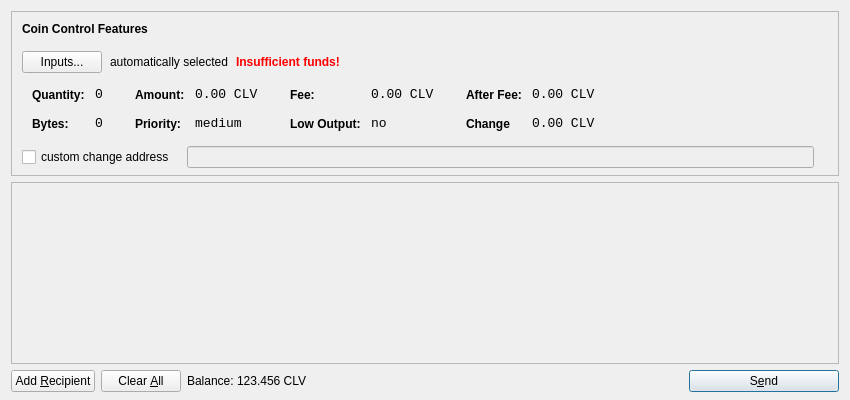
<?xml version="1.0" encoding="UTF-8"?>
<ui version="4.0">
 <class>SendCoinsDialog</class>
 <widget class="QDialog" name="SendCoinsDialog">
  <property name="geometry">
   <rect>
    <x>0</x>
    <y>0</y>
    <width>850</width>
    <height>400</height>
   </rect>
  </property>
  <property name="windowTitle">
   <string>Send Coins</string>
  </property>
  <layout class="QVBoxLayout" name="verticalLayout" stretch="0,1,0">
   <property name="bottomMargin">
    <number>8</number>
   </property>
   <item>
    <widget class="QFrame" name="frameCoinControl">
     <property name="sizePolicy">
      <sizepolicy hsizetype="Expanding" vsizetype="Expanding">
       <horstretch>0</horstretch>
       <verstretch>0</verstretch>
      </sizepolicy>
     </property>
     <property name="maximumSize">
      <size>
       <width>16777215</width>
       <height>16777215</height>
      </size>
     </property>
     <property name="frameShape">
      <enum>QFrame::StyledPanel</enum>
     </property>
     <property name="frameShadow">
      <enum>QFrame::Sunken</enum>
     </property>
     <layout class="QVBoxLayout" name="verticalLayoutCoinControl2">
      <property name="spacing">
       <number>-1</number>
      </property>
      <property name="leftMargin">
       <number>0</number>
      </property>
      <property name="topMargin">
       <number>0</number>
      </property>
      <property name="rightMargin">
       <number>0</number>
      </property>
      <property name="bottomMargin">
       <number>6</number>
      </property>
      <item>
       <layout class="QVBoxLayout" name="verticalLayoutCoinControl" stretch="0,0,0,0,1">
        <property name="spacing">
         <number>0</number>
        </property>
        <property name="leftMargin">
         <number>10</number>
        </property>
        <property name="topMargin">
         <number>10</number>
        </property>
        <item>
         <layout class="QHBoxLayout" name="horizontalLayoutCoinControl1">
          <property name="bottomMargin">
           <number>15</number>
          </property>
          <item>
           <widget class="QLabel" name="labelCoinControlFeatures">
            <property name="sizePolicy">
             <sizepolicy hsizetype="Preferred" vsizetype="Maximum">
              <horstretch>0</horstretch>
              <verstretch>0</verstretch>
             </sizepolicy>
            </property>
            <property name="font">
             <font>
              <weight>75</weight>
              <bold>true</bold>
             </font>
            </property>
            <property name="styleSheet">
             <string notr="true">font-weight:bold;</string>
            </property>
            <property name="text">
             <string>Coin Control Features</string>
            </property>
           </widget>
          </item>
         </layout>
        </item>
        <item>
         <layout class="QHBoxLayout" name="horizontalLayoutCoinControl2" stretch="0,0,0,0">
          <property name="spacing">
           <number>8</number>
          </property>
          <property name="bottomMargin">
           <number>10</number>
          </property>
          <item>
           <widget class="QPushButton" name="pushButtonCoinControl">
            <property name="styleSheet">
             <string notr="true"/>
            </property>
            <property name="text">
             <string>Inputs...</string>
            </property>
           </widget>
          </item>
          <item>
           <widget class="QLabel" name="labelCoinControlAutomaticallySelected">
            <property name="text">
             <string>automatically selected</string>
            </property>
            <property name="margin">
             <number>5</number>
            </property>
           </widget>
          </item>
          <item>
           <widget class="QLabel" name="labelCoinControlInsuffFunds">
            <property name="font">
             <font>
              <weight>75</weight>
              <bold>true</bold>
             </font>
            </property>
            <property name="styleSheet">
             <string notr="true">color:red;font-weight:bold;</string>
            </property>
            <property name="text">
             <string>Insufficient funds!</string>
            </property>
            <property name="margin">
             <number>5</number>
            </property>
           </widget>
          </item>
          <item>
           <spacer name="horizontalSpacerCoinControl">
            <property name="orientation">
             <enum>Qt::Horizontal</enum>
            </property>
            <property name="sizeHint" stdset="0">
             <size>
              <width>40</width>
              <height>1</height>
             </size>
            </property>
           </spacer>
          </item>
         </layout>
        </item>
        <item>
         <widget class="QWidget" name="widgetCoinControl" native="true">
          <property name="sizePolicy">
           <sizepolicy hsizetype="Preferred" vsizetype="Preferred">
            <horstretch>0</horstretch>
            <verstretch>0</verstretch>
           </sizepolicy>
          </property>
          <property name="minimumSize">
           <size>
            <width>0</width>
            <height>0</height>
           </size>
          </property>
          <property name="styleSheet">
           <string notr="true"/>
          </property>
          <layout class="QHBoxLayout" name="horizontalLayoutCoinControl5">
           <property name="margin">
            <number>0</number>
           </property>
           <item>
            <layout class="QHBoxLayout" name="horizontalLayoutCoinControl3" stretch="0,0,0,1">
             <property name="spacing">
              <number>20</number>
             </property>
             <property name="topMargin">
              <number>0</number>
             </property>
             <property name="bottomMargin">
              <number>10</number>
             </property>
             <item>
              <layout class="QFormLayout" name="formLayoutCoinControl1">
               <property name="horizontalSpacing">
                <number>10</number>
               </property>
               <property name="verticalSpacing">
                <number>14</number>
               </property>
               <property name="leftMargin">
                <number>10</number>
               </property>
               <property name="topMargin">
                <number>4</number>
               </property>
               <property name="rightMargin">
                <number>6</number>
               </property>
               <item row="0" column="0">
                <widget class="QLabel" name="labelCoinControlQuantityText">
                 <property name="styleSheet">
                  <string notr="true">font-weight:bold;</string>
                 </property>
                 <property name="text">
                  <string>Quantity:</string>
                 </property>
                 <property name="margin">
                  <number>0</number>
                 </property>
                </widget>
               </item>
               <item row="0" column="1">
                <widget class="QLabel" name="labelCoinControlQuantity">
                 <property name="font">
                  <font>
                   <family>Monospace</family>
                   <pointsize>10</pointsize>
                  </font>
                 </property>
                 <property name="cursor">
                  <cursorShape>IBeamCursor</cursorShape>
                 </property>
                 <property name="contextMenuPolicy">
                  <enum>Qt::ActionsContextMenu</enum>
                 </property>
                 <property name="text">
                  <string>0</string>
                 </property>
                 <property name="margin">
                  <number>0</number>
                 </property>
                 <property name="textInteractionFlags">
                  <set>Qt::LinksAccessibleByMouse|Qt::TextSelectableByKeyboard|Qt::TextSelectableByMouse</set>
                 </property>
                </widget>
               </item>
               <item row="1" column="0">
                <widget class="QLabel" name="labelCoinControlBytesText">
                 <property name="styleSheet">
                  <string notr="true">font-weight:bold;</string>
                 </property>
                 <property name="text">
                  <string>Bytes:</string>
                 </property>
                </widget>
               </item>
               <item row="1" column="1">
                <widget class="QLabel" name="labelCoinControlBytes">
                 <property name="font">
                  <font>
                   <family>Monospace</family>
                   <pointsize>10</pointsize>
                  </font>
                 </property>
                 <property name="cursor">
                  <cursorShape>IBeamCursor</cursorShape>
                 </property>
                 <property name="contextMenuPolicy">
                  <enum>Qt::ActionsContextMenu</enum>
                 </property>
                 <property name="text">
                  <string>0</string>
                 </property>
                 <property name="textInteractionFlags">
                  <set>Qt::LinksAccessibleByMouse|Qt::TextSelectableByKeyboard|Qt::TextSelectableByMouse</set>
                 </property>
                </widget>
               </item>
              </layout>
             </item>
             <item>
              <layout class="QFormLayout" name="formLayoutCoinControl2">
               <property name="horizontalSpacing">
                <number>10</number>
               </property>
               <property name="verticalSpacing">
                <number>14</number>
               </property>
               <property name="leftMargin">
                <number>6</number>
               </property>
               <property name="topMargin">
                <number>4</number>
               </property>
               <property name="rightMargin">
                <number>6</number>
               </property>
               <item row="0" column="0">
                <widget class="QLabel" name="labelCoinControlAmountText">
                 <property name="styleSheet">
                  <string notr="true">font-weight:bold;</string>
                 </property>
                 <property name="text">
                  <string>Amount:</string>
                 </property>
                 <property name="margin">
                  <number>0</number>
                 </property>
                </widget>
               </item>
               <item row="0" column="1">
                <widget class="QLabel" name="labelCoinControlAmount">
                 <property name="font">
                  <font>
                   <family>Monospace</family>
                   <pointsize>10</pointsize>
                  </font>
                 </property>
                 <property name="cursor">
                  <cursorShape>IBeamCursor</cursorShape>
                 </property>
                 <property name="contextMenuPolicy">
                  <enum>Qt::ActionsContextMenu</enum>
                 </property>
                 <property name="text">
                  <string>0.00 CLV</string>
                 </property>
                 <property name="textInteractionFlags">
                  <set>Qt::LinksAccessibleByMouse|Qt::TextSelectableByKeyboard|Qt::TextSelectableByMouse</set>
                 </property>
                </widget>
               </item>
               <item row="1" column="0">
                <widget class="QLabel" name="labelCoinControlPriorityText">
                 <property name="styleSheet">
                  <string notr="true">font-weight:bold;</string>
                 </property>
                 <property name="text">
                  <string>Priority:</string>
                 </property>
                </widget>
               </item>
               <item row="1" column="1">
                <widget class="QLabel" name="labelCoinControlPriority">
                 <property name="font">
                  <font>
                   <family>Monospace</family>
                   <pointsize>10</pointsize>
                  </font>
                 </property>
                 <property name="cursor">
                  <cursorShape>IBeamCursor</cursorShape>
                 </property>
                 <property name="contextMenuPolicy">
                  <enum>Qt::ActionsContextMenu</enum>
                 </property>
                 <property name="text">
                  <string>medium</string>
                 </property>
                 <property name="textInteractionFlags">
                  <set>Qt::LinksAccessibleByMouse|Qt::TextSelectableByKeyboard|Qt::TextSelectableByMouse</set>
                 </property>
                </widget>
               </item>
              </layout>
             </item>
             <item>
              <layout class="QFormLayout" name="formLayoutCoinControl3">
               <property name="horizontalSpacing">
                <number>10</number>
               </property>
               <property name="verticalSpacing">
                <number>14</number>
               </property>
               <property name="leftMargin">
                <number>6</number>
               </property>
               <property name="topMargin">
                <number>4</number>
               </property>
               <property name="rightMargin">
                <number>6</number>
               </property>
               <item row="0" column="0">
                <widget class="QLabel" name="labelCoinControlFeeText">
                 <property name="styleSheet">
                  <string notr="true">font-weight:bold;</string>
                 </property>
                 <property name="text">
                  <string>Fee:</string>
                 </property>
                 <property name="margin">
                  <number>0</number>
                 </property>
                </widget>
               </item>
               <item row="0" column="1">
                <widget class="QLabel" name="labelCoinControlFee">
                 <property name="font">
                  <font>
                   <family>Monospace</family>
                   <pointsize>10</pointsize>
                  </font>
                 </property>
                 <property name="cursor">
                  <cursorShape>IBeamCursor</cursorShape>
                 </property>
                 <property name="contextMenuPolicy">
                  <enum>Qt::ActionsContextMenu</enum>
                 </property>
                 <property name="text">
                  <string>0.00 CLV</string>
                 </property>
                 <property name="textInteractionFlags">
                  <set>Qt::LinksAccessibleByMouse|Qt::TextSelectableByKeyboard|Qt::TextSelectableByMouse</set>
                 </property>
                </widget>
               </item>
               <item row="1" column="0">
                <widget class="QLabel" name="labelCoinControlLowOutputText">
                 <property name="styleSheet">
                  <string notr="true">font-weight:bold;</string>
                 </property>
                 <property name="text">
                  <string>Low Output:</string>
                 </property>
                </widget>
               </item>
               <item row="1" column="1">
                <widget class="QLabel" name="labelCoinControlLowOutput">
                 <property name="font">
                  <font>
                   <family>Monospace</family>
                   <pointsize>10</pointsize>
                  </font>
                 </property>
                 <property name="cursor">
                  <cursorShape>IBeamCursor</cursorShape>
                 </property>
                 <property name="contextMenuPolicy">
                  <enum>Qt::ActionsContextMenu</enum>
                 </property>
                 <property name="text">
                  <string>no</string>
                 </property>
                 <property name="textInteractionFlags">
                  <set>Qt::LinksAccessibleByMouse|Qt::TextSelectableByKeyboard|Qt::TextSelectableByMouse</set>
                 </property>
                </widget>
               </item>
              </layout>
             </item>
             <item>
              <layout class="QFormLayout" name="formLayoutCoinControl4">
               <property name="horizontalSpacing">
                <number>10</number>
               </property>
               <property name="verticalSpacing">
                <number>14</number>
               </property>
               <property name="leftMargin">
                <number>6</number>
               </property>
               <property name="topMargin">
                <number>4</number>
               </property>
               <property name="rightMargin">
                <number>6</number>
               </property>
               <item row="0" column="0">
                <widget class="QLabel" name="labelCoinControlAfterFeeText">
                 <property name="styleSheet">
                  <string notr="true">font-weight:bold;</string>
                 </property>
                 <property name="text">
                  <string>After Fee:</string>
                 </property>
                 <property name="margin">
                  <number>0</number>
                 </property>
                </widget>
               </item>
               <item row="0" column="1">
                <widget class="QLabel" name="labelCoinControlAfterFee">
                 <property name="font">
                  <font>
                   <family>Monospace</family>
                   <pointsize>10</pointsize>
                  </font>
                 </property>
                 <property name="cursor">
                  <cursorShape>IBeamCursor</cursorShape>
                 </property>
                 <property name="contextMenuPolicy">
                  <enum>Qt::ActionsContextMenu</enum>
                 </property>
                 <property name="text">
                  <string>0.00 CLV</string>
                 </property>
                 <property name="textInteractionFlags">
                  <set>Qt::LinksAccessibleByMouse|Qt::TextSelectableByKeyboard|Qt::TextSelectableByMouse</set>
                 </property>
                </widget>
               </item>
               <item row="1" column="0">
                <widget class="QLabel" name="labelCoinControlChangeText">
                 <property name="styleSheet">
                  <string notr="true">font-weight:bold;</string>
                 </property>
                 <property name="text">
                  <string>Change</string>
                 </property>
                </widget>
               </item>
               <item row="1" column="1">
                <widget class="QLabel" name="labelCoinControlChange">
                 <property name="font">
                  <font>
                   <family>Monospace</family>
                   <pointsize>10</pointsize>
                  </font>
                 </property>
                 <property name="cursor">
                  <cursorShape>IBeamCursor</cursorShape>
                 </property>
                 <property name="contextMenuPolicy">
                  <enum>Qt::ActionsContextMenu</enum>
                 </property>
                 <property name="text">
                  <string>0.00 CLV</string>
                 </property>
                 <property name="textInteractionFlags">
                  <set>Qt::LinksAccessibleByMouse|Qt::TextSelectableByKeyboard|Qt::TextSelectableByMouse</set>
                 </property>
                </widget>
               </item>
              </layout>
             </item>
            </layout>
           </item>
          </layout>
         </widget>
        </item>
        <item>
         <layout class="QHBoxLayout" name="horizontalLayoutCoinControl4" stretch="0,0,0">
          <property name="spacing">
           <number>12</number>
          </property>
          <property name="sizeConstraint">
           <enum>QLayout::SetDefaultConstraint</enum>
          </property>
          <property name="topMargin">
           <number>5</number>
          </property>
          <property name="rightMargin">
           <number>5</number>
          </property>
          <item>
           <widget class="QCheckBox" name="checkBoxCoinControlChange">
            <property name="text">
             <string>custom change address</string>
            </property>
           </widget>
          </item>
          <item>
           <widget class="QLineEdit" name="lineEditCoinControlChange">
            <property name="enabled">
             <bool>false</bool>
            </property>
            <property name="sizePolicy">
             <sizepolicy hsizetype="Expanding" vsizetype="Fixed">
              <horstretch>0</horstretch>
              <verstretch>0</verstretch>
             </sizepolicy>
            </property>
           </widget>
          </item>
          <item>
           <widget class="QLabel" name="labelCoinControlChangeLabel">
            <property name="sizePolicy">
             <sizepolicy hsizetype="Preferred" vsizetype="Expanding">
              <horstretch>0</horstretch>
              <verstretch>0</verstretch>
             </sizepolicy>
            </property>
            <property name="minimumSize">
             <size>
              <width>0</width>
              <height>0</height>
             </size>
            </property>
            <property name="text">
             <string/>
            </property>
            <property name="margin">
             <number>3</number>
            </property>
           </widget>
          </item>
         </layout>
        </item>
        <item>
         <spacer name="verticalSpacerCoinControl">
          <property name="orientation">
           <enum>Qt::Vertical</enum>
          </property>
          <property name="sizeHint" stdset="0">
           <size>
            <width>800</width>
            <height>1</height>
           </size>
          </property>
         </spacer>
        </item>
       </layout>
      </item>
     </layout>
    </widget>
   </item>
   <item>
    <widget class="QScrollArea" name="scrollArea">
     <property name="widgetResizable">
      <bool>true</bool>
     </property>
     <widget class="QWidget" name="scrollAreaWidgetContents">
      <property name="geometry">
       <rect>
        <x>0</x>
        <y>0</y>
        <width>830</width>
        <height>165</height>
       </rect>
      </property>
      <layout class="QVBoxLayout" name="verticalLayout_2">
       <property name="margin">
        <number>0</number>
       </property>
       <item>
        <layout class="QVBoxLayout" name="entries">
         <property name="spacing">
          <number>6</number>
         </property>
        </layout>
       </item>
       <item>
        <spacer name="verticalSpacer">
         <property name="orientation">
          <enum>Qt::Vertical</enum>
         </property>
         <property name="sizeHint" stdset="0">
          <size>
           <width>20</width>
           <height>40</height>
          </size>
         </property>
        </spacer>
       </item>
      </layout>
     </widget>
    </widget>
   </item>
   <item>
    <layout class="QHBoxLayout" name="horizontalLayout">
     <item>
      <widget class="QPushButton" name="addButton">
       <property name="toolTip">
        <string>Send to multiple recipients at once</string>
       </property>
       <property name="text">
        <string>Add &amp;Recipient</string>
       </property>
       <property name="autoDefault">
        <bool>false</bool>
       </property>
      </widget>
     </item>
     <item>
      <widget class="QPushButton" name="clearButton">
       <property name="sizePolicy">
        <sizepolicy hsizetype="Minimum" vsizetype="Fixed">
         <horstretch>0</horstretch>
         <verstretch>0</verstretch>
        </sizepolicy>
       </property>
       <property name="toolTip">
        <string>Remove all transaction fields</string>
       </property>
       <property name="text">
        <string>Clear &amp;All</string>
       </property>
       <property name="autoRepeatDelay">
        <number>300</number>
       </property>
       <property name="autoDefault">
        <bool>false</bool>
       </property>
      </widget>
     </item>
     <item>
      <layout class="QHBoxLayout" name="horizontalLayout_2">
       <property name="spacing">
        <number>3</number>
       </property>
       <item>
        <widget class="QLabel" name="label">
         <property name="sizePolicy">
          <sizepolicy hsizetype="Preferred" vsizetype="Fixed">
           <horstretch>0</horstretch>
           <verstretch>0</verstretch>
          </sizepolicy>
         </property>
         <property name="text">
          <string>Balance:</string>
         </property>
        </widget>
       </item>
       <item>
        <widget class="QLabel" name="labelBalance">
         <property name="sizePolicy">
          <sizepolicy hsizetype="Preferred" vsizetype="Fixed">
           <horstretch>0</horstretch>
           <verstretch>0</verstretch>
          </sizepolicy>
         </property>
         <property name="cursor">
          <cursorShape>IBeamCursor</cursorShape>
         </property>
         <property name="text">
          <string>123.456 CLV</string>
         </property>
         <property name="textInteractionFlags">
          <set>Qt::LinksAccessibleByMouse|Qt::TextSelectableByKeyboard|Qt::TextSelectableByMouse</set>
         </property>
        </widget>
       </item>
      </layout>
     </item>
     <item>
      <spacer name="horizontalSpacer">
       <property name="orientation">
        <enum>Qt::Horizontal</enum>
       </property>
       <property name="sizeHint" stdset="0">
        <size>
         <width>40</width>
         <height>20</height>
        </size>
       </property>
      </spacer>
     </item>
     <item>
      <widget class="QPushButton" name="sendButton">
       <property name="minimumSize">
        <size>
         <width>150</width>
         <height>0</height>
        </size>
       </property>
       <property name="toolTip">
        <string>Confirm the send action</string>
       </property>
       <property name="text">
        <string>S&amp;end</string>
       </property>
       <property name="icon">
        <iconset resource="../bitcoin.qrc">
         <normaloff>:/icons/send</normaloff>:/icons/send</iconset>
       </property>
       <property name="default">
        <bool>true</bool>
       </property>
      </widget>
     </item>
    </layout>
   </item>
  </layout>
 </widget>
 <resources>
  <include location="../bitcoin.qrc"/>
 </resources>
 <connections/>
</ui>
